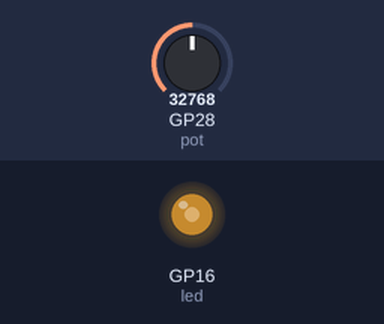
Simulated run of this program. Board: Raspberry Pi Pico running MicroPython. Parts: output pins drawn as LEDs (lit = HIGH). The inputs (shaded band) are chosen by the test bench; at power-on: GP28 (pot) = 32768 (analog values on the 0–65535 scale).

Above: at 1.2 s.
1.3 s: GP28 (pot) set to 45874
At 2.3 s:
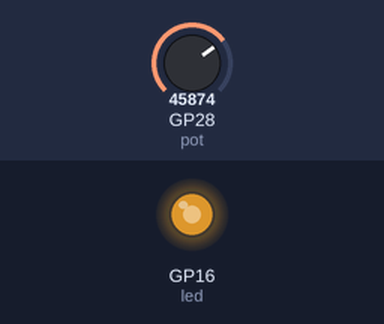
2.8 s: GP28 (pot) set to 57670
At 3.5 s:
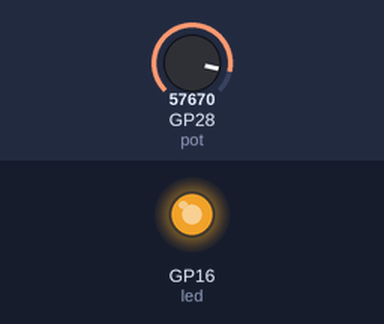
4.3 s: GP28 (pot) set to 7864
At 4.6 s:
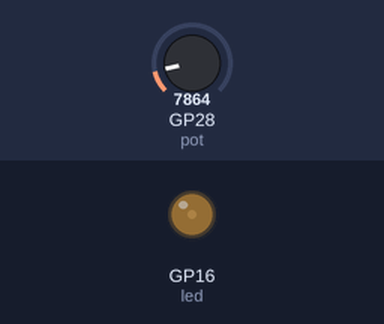
5.8 s: GP28 (pot) set to 0
At 6.9 s:
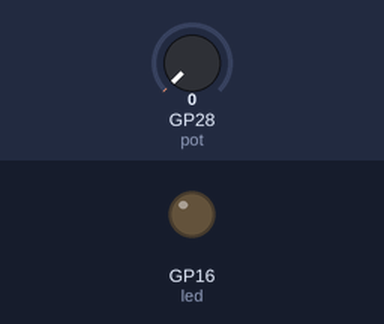
Timing chart, 0 to 8.3 s (numbered marks = the images above; inputs shaded):
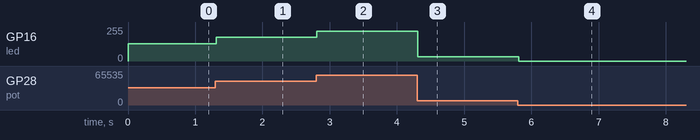

Measured:
- after the input at 1.3 s, GP16 (led): 128/255 → 178/255 at once
- after the input at 2.8 s, GP16 (led): 178/255 → 224/255 at once
- after the input at 4.3 s, GP16 (led): 224/255 → 31/255 at once
- after the input at 5.8 s, GP16 (led): 31/255 → 0/255 at once

The program:

potentiometer.py
```python
from machine import Pin, PWM, ADC
import time

led = PWM(Pin(16))

pot = ADC(Pin(28))

while True:
    duty = pot.read_u16()

    if duty >= 65535:
        duty = 65534

    led.duty_u16(duty)

    time.sleep(0.01)
```
